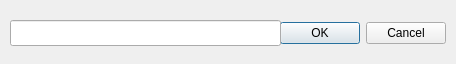
<?xml version="1.0" encoding="UTF-8"?>
<ui version="4.0">
 <class>DialogName</class>
 <widget class="QDialog" name="DialogName">
  <property name="geometry">
   <rect>
    <x>0</x>
    <y>0</y>
    <width>456</width>
    <height>64</height>
   </rect>
  </property>
  <property name="windowTitle">
   <string>Dialog</string>
  </property>
  <property name="modal">
   <bool>true</bool>
  </property>
  <widget class="QDialogButtonBox" name="buttonBox">
   <property name="geometry">
    <rect>
     <x>280</x>
     <y>20</y>
     <width>166</width>
     <height>26</height>
    </rect>
   </property>
   <property name="orientation">
    <enum>Qt::Horizontal</enum>
   </property>
   <property name="standardButtons">
    <set>QDialogButtonBox::Cancel|QDialogButtonBox::Ok</set>
   </property>
  </widget>
  <widget class="QLineEdit" name="leName">
   <property name="geometry">
    <rect>
     <x>10</x>
     <y>20</y>
     <width>271</width>
     <height>26</height>
    </rect>
   </property>
  </widget>
 </widget>
 <resources/>
 <connections>
  <connection>
   <sender>buttonBox</sender>
   <signal>accepted()</signal>
   <receiver>DialogName</receiver>
   <slot>accept()</slot>
   <hints>
    <hint type="sourcelabel">
     <x>248</x>
     <y>254</y>
    </hint>
    <hint type="destinationlabel">
     <x>157</x>
     <y>274</y>
    </hint>
   </hints>
  </connection>
  <connection>
   <sender>buttonBox</sender>
   <signal>rejected()</signal>
   <receiver>DialogName</receiver>
   <slot>reject()</slot>
   <hints>
    <hint type="sourcelabel">
     <x>316</x>
     <y>260</y>
    </hint>
    <hint type="destinationlabel">
     <x>286</x>
     <y>274</y>
    </hint>
   </hints>
  </connection>
 </connections>
</ui>
